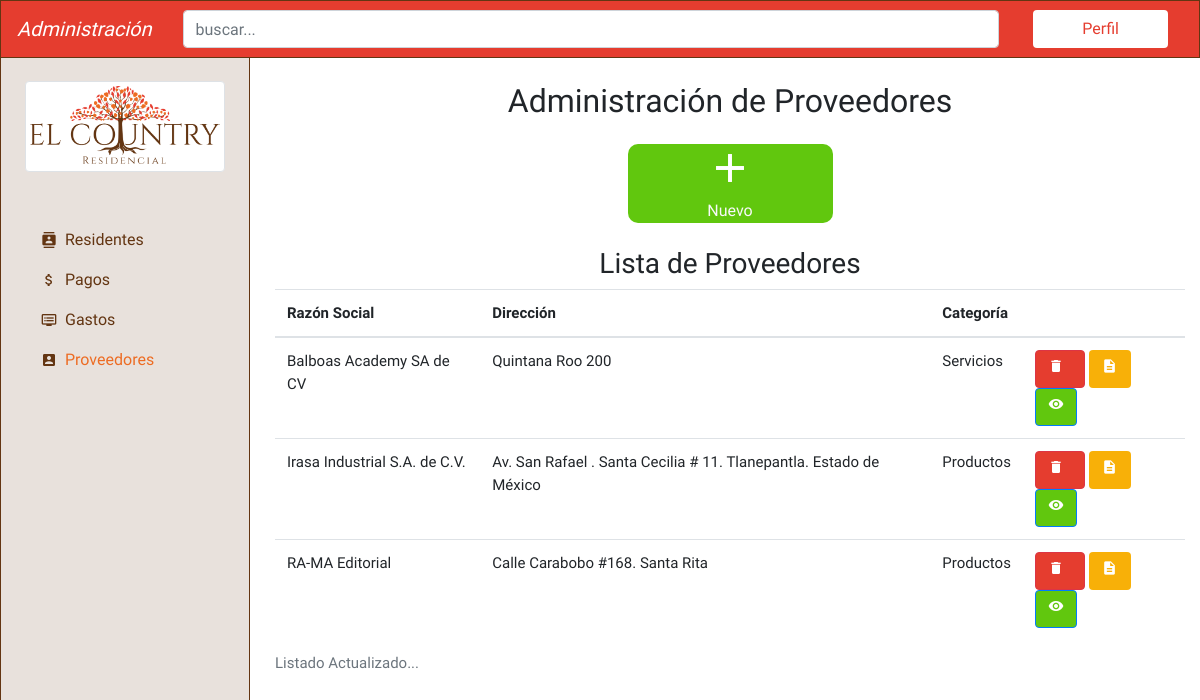
Page /providers/ on the committed database.
### providers/models.py (models this page shows, shortened)
class Providers(models.Model):
    register_id = models.AutoField(primary_key=True, verbose_name="id de registro")
    description = models.CharField(max_length=200, verbose_name="razón social")
    rfc = models.CharField(max_length=30, verbose_name="Número de RFC")
    address = models.CharField(max_length=200, verbose_name="dirección")
    category = models.CharField(max_length=50, verbose_name="Categoría")
    phone = models.CharField(max_length=50, verbose_name="número telefónico")
    email = models.EmailField(verbose_name="correo electrónico")
    registered = models.DateTimeField(auto_now_add=True, verbose_name="fecha de registro")
    class Meta:
        verbose_name = "Proveedor"
        verbose_name_plural = "Proveedores"
        ordering = ['description']

### providers/views.py (the view)
# urls.py: path('', ProvidersListView.as_view(), name='providers'),
class ProvidersListView(ListView):
    model = Providers

### providers/templates/providers/providers_list.html
{% extends 'core/base.html' %}{%block title%}Proveedores{% endblock %}{% block content %}
<main class="pt-4">
    <div class="container">
        <h2 class="text-center mb-4">Administración de Proveedores</h2>
        <div class="row text-center panel justify-content-center align-middle">
            <div class="col-lg-3 col-md-6 col-12">
                <div class="boton bg-success d-flex align-items-center justify-content-center">
                    <a href="{% url 'providers:create' %}" class="text-light">
                        <i class="material-icons">add</i>
                        <p class="m-0">Nuevo</p>
                    </a>
                </div>
            </div>
        </div>
        <h3 class="text-center mt-4">Lista de Proveedores</h3>
        <table class="table">
            <caption>Listado Actualizado...</caption>
            <thead>
                <tr>
                    <th scope="col">Razón Social</th>
                    <th scope="col">Dirección</th>
                    <th scope="col">Categoría</th>
                    <th></th>
                </tr>
            </thead>
            <tbody>
                {% if providers_list %} {% for provider in providers_list %}
                <tr>
                    <td>{{ provider.description}}</td>
                    <td>{{ provider.address}}</td>
                    <td>{{ provider.category}}</td>
                    <td>
                        <a data-toggle="tooltip" data-placement="top" title="Eliminar Proveedor" href="{% url 'providers:delete' provider.register_id%}" class="btn btn-danger"><i class="material-icons mr-2">delete</i></a>
                        <a data-toggle="tooltip" data-placement="top" title="Editar Proveedor" href="{% url 'providers:update' provider.register_id %}" class="btn btn-edit"><i class="material-icons">description</i></a>
                        <a data-toggle="tooltip" data-placement="top" title="Detalles de Proveedor" href="{% url 'providers:provider' provider.register_id %}" class="btn btn-primary"><i class="material-icons">visibility</i></a>
                    </td>
                </tr>
                {% endfor %} {% endif %}
            </tbody>
        </table>
    </div>
</main>
{% endblock %}

### core/static/core/css/styles.css (style rules this page uses)
:root { --primero: #8bc34a; --segundo: #03a9f4; --tercero: #ab47bc; --cuarto: #ffb300; --gris: #ecf0f5; --azul: #25476a; }
html { height: 100%; }
body { min-height: 100%; font-family: 'Ubuntu', serif; }
.bg-success, .btn-success { background-color: #61c70e!important; }
.btn-primary, .bg-primary { background-color: #61c70e!important; }
.btn-edit { background-color: #f8b008!important; }
main { margin-left: 260px; position: relative; left: 0; min-height: 100%; }
h1, h2, h3 { font-family: 'Ubuntu', serif; }
.boton { min-height: 40px; border-radius: 10px; ; }
.boton i { font-size: 3rem; }
.table { font-size: 15px; }
.material-icons { color: white; font-size: 16px; }
.btn-danger { background-color: #e53d2f!important; }

### rows in the picture
Providers: description "Balboas Academy SA de CV", address "Quintana Roo 200", category "Servicios"
Providers: description "Irasa Industrial S.A. de C.V.", address "Av. San Rafael . Santa Cecilia # 11. Tlanepantla. Estado de México", category "Productos"
Providers: description "RA-MA Editorial", address "Calle Carabobo #168. Santa Rita", category "Productos"
